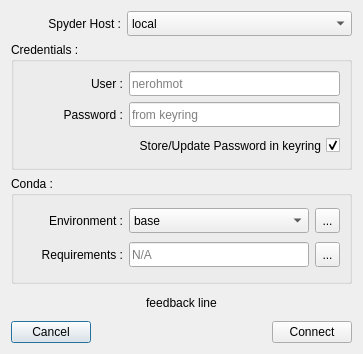
<?xml version="1.0" encoding="UTF-8"?>
<ui version="4.0">
 <class>Dialog</class>
 <widget class="QDialog" name="Dialog">
  <property name="geometry">
   <rect>
    <x>0</x>
    <y>0</y>
    <width>356</width>
    <height>354</height>
   </rect>
  </property>
  <property name="sizePolicy">
   <sizepolicy hsizetype="Preferred" vsizetype="Minimum">
    <horstretch>0</horstretch>
    <verstretch>0</verstretch>
   </sizepolicy>
  </property>
  <property name="minimumSize">
   <size>
    <width>0</width>
    <height>0</height>
   </size>
  </property>
  <property name="maximumSize">
   <size>
    <width>16777215</width>
    <height>16777215</height>
   </size>
  </property>
  <property name="windowTitle">
   <string>Dialog</string>
  </property>
  <layout class="QVBoxLayout" name="verticalLayout_3">
   <item>
    <layout class="QHBoxLayout" name="horizontalLayout">
     <item>
      <widget class="QLabel" name="label">
       <property name="sizePolicy">
        <sizepolicy hsizetype="Fixed" vsizetype="Fixed">
         <horstretch>0</horstretch>
         <verstretch>0</verstretch>
        </sizepolicy>
       </property>
       <property name="minimumSize">
        <size>
         <width>110</width>
         <height>25</height>
        </size>
       </property>
       <property name="maximumSize">
        <size>
         <width>110</width>
         <height>25</height>
        </size>
       </property>
       <property name="text">
        <string>Spyder Host :</string>
       </property>
       <property name="alignment">
        <set>Qt::AlignRight|Qt::AlignTrailing|Qt::AlignVCenter</set>
       </property>
      </widget>
     </item>
     <item>
      <widget class="QComboBox" name="spyderHosts">
       <property name="sizePolicy">
        <sizepolicy hsizetype="MinimumExpanding" vsizetype="Fixed">
         <horstretch>0</horstretch>
         <verstretch>25</verstretch>
        </sizepolicy>
       </property>
       <property name="minimumSize">
        <size>
         <width>180</width>
         <height>25</height>
        </size>
       </property>
       <item>
        <property name="text">
         <string>local</string>
        </property>
       </item>
       <item>
        <property name="text">
         <string>Carlos' Mac Book pro</string>
        </property>
       </item>
       <item>
        <property name="text">
         <string>Ralf's Server</string>
        </property>
       </item>
       <item>
        <property name="text">
         <string>Gonzalo's Raspberry Pi</string>
        </property>
       </item>
       <item>
        <property name="text">
         <string>Tom's MiniSCT</string>
        </property>
       </item>
      </widget>
     </item>
    </layout>
   </item>
   <item>
    <widget class="QGroupBox" name="credentials">
     <property name="sizePolicy">
      <sizepolicy hsizetype="MinimumExpanding" vsizetype="Minimum">
       <horstretch>0</horstretch>
       <verstretch>0</verstretch>
      </sizepolicy>
     </property>
     <property name="title">
      <string>Credentials :</string>
     </property>
     <layout class="QVBoxLayout" name="verticalLayout">
      <item>
       <layout class="QHBoxLayout" name="horizontalLayout_3">
        <item>
         <widget class="QLabel" name="label_4">
          <property name="sizePolicy">
           <sizepolicy hsizetype="Fixed" vsizetype="Fixed">
            <horstretch>0</horstretch>
            <verstretch>0</verstretch>
           </sizepolicy>
          </property>
          <property name="minimumSize">
           <size>
            <width>100</width>
            <height>25</height>
           </size>
          </property>
          <property name="maximumSize">
           <size>
            <width>100</width>
            <height>25</height>
           </size>
          </property>
          <property name="text">
           <string>User :</string>
          </property>
          <property name="alignment">
           <set>Qt::AlignRight|Qt::AlignTrailing|Qt::AlignVCenter</set>
          </property>
         </widget>
        </item>
        <item>
         <widget class="QLineEdit" name="user">
          <property name="sizePolicy">
           <sizepolicy hsizetype="MinimumExpanding" vsizetype="Fixed">
            <horstretch>0</horstretch>
            <verstretch>0</verstretch>
           </sizepolicy>
          </property>
          <property name="minimumSize">
           <size>
            <width>160</width>
            <height>25</height>
           </size>
          </property>
          <property name="maximumSize">
           <size>
            <width>16777215</width>
            <height>25</height>
           </size>
          </property>
          <property name="placeholderText">
           <string>nerohmot</string>
          </property>
          <property name="clearButtonEnabled">
           <bool>true</bool>
          </property>
         </widget>
        </item>
       </layout>
      </item>
      <item>
       <layout class="QHBoxLayout" name="horizontalLayout_4">
        <item>
         <widget class="QLabel" name="label_5">
          <property name="sizePolicy">
           <sizepolicy hsizetype="Fixed" vsizetype="Fixed">
            <horstretch>0</horstretch>
            <verstretch>0</verstretch>
           </sizepolicy>
          </property>
          <property name="minimumSize">
           <size>
            <width>100</width>
            <height>25</height>
           </size>
          </property>
          <property name="maximumSize">
           <size>
            <width>100</width>
            <height>25</height>
           </size>
          </property>
          <property name="text">
           <string>Password :</string>
          </property>
          <property name="alignment">
           <set>Qt::AlignRight|Qt::AlignTrailing|Qt::AlignVCenter</set>
          </property>
         </widget>
        </item>
        <item>
         <widget class="QLineEdit" name="password">
          <property name="sizePolicy">
           <sizepolicy hsizetype="MinimumExpanding" vsizetype="Fixed">
            <horstretch>0</horstretch>
            <verstretch>0</verstretch>
           </sizepolicy>
          </property>
          <property name="minimumSize">
           <size>
            <width>160</width>
            <height>25</height>
           </size>
          </property>
          <property name="maximumSize">
           <size>
            <width>16777215</width>
            <height>25</height>
           </size>
          </property>
          <property name="placeholderText">
           <string>from keyring</string>
          </property>
          <property name="clearButtonEnabled">
           <bool>true</bool>
          </property>
         </widget>
        </item>
       </layout>
      </item>
      <item>
       <widget class="QCheckBox" name="checkBox">
        <property name="sizePolicy">
         <sizepolicy hsizetype="Expanding" vsizetype="Fixed">
          <horstretch>0</horstretch>
          <verstretch>0</verstretch>
         </sizepolicy>
        </property>
        <property name="minimumSize">
         <size>
          <width>0</width>
          <height>25</height>
         </size>
        </property>
        <property name="maximumSize">
         <size>
          <width>16777215</width>
          <height>25</height>
         </size>
        </property>
        <property name="layoutDirection">
         <enum>Qt::RightToLeft</enum>
        </property>
        <property name="text">
         <string>Store/Update Password in keyring</string>
        </property>
        <property name="checked">
         <bool>true</bool>
        </property>
       </widget>
      </item>
     </layout>
    </widget>
   </item>
   <item>
    <widget class="QGroupBox" name="groupBox">
     <property name="title">
      <string>Conda :</string>
     </property>
     <layout class="QVBoxLayout" name="verticalLayout_2">
      <item>
       <layout class="QHBoxLayout" name="horizontalLayout_2">
        <item>
         <widget class="QLabel" name="label_2">
          <property name="sizePolicy">
           <sizepolicy hsizetype="Fixed" vsizetype="Fixed">
            <horstretch>0</horstretch>
            <verstretch>0</verstretch>
           </sizepolicy>
          </property>
          <property name="minimumSize">
           <size>
            <width>100</width>
            <height>25</height>
           </size>
          </property>
          <property name="maximumSize">
           <size>
            <width>100</width>
            <height>25</height>
           </size>
          </property>
          <property name="text">
           <string>Environment :</string>
          </property>
          <property name="alignment">
           <set>Qt::AlignRight|Qt::AlignTrailing|Qt::AlignVCenter</set>
          </property>
         </widget>
        </item>
        <item>
         <widget class="QComboBox" name="condaEnvironments">
          <property name="sizePolicy">
           <sizepolicy hsizetype="MinimumExpanding" vsizetype="Fixed">
            <horstretch>0</horstretch>
            <verstretch>25</verstretch>
           </sizepolicy>
          </property>
          <property name="minimumSize">
           <size>
            <width>180</width>
            <height>25</height>
           </size>
          </property>
          <item>
           <property name="text">
            <string>base</string>
           </property>
          </item>
          <item>
           <property name="text">
            <string>anaconda3</string>
           </property>
          </item>
          <item>
           <property name="text">
            <string>_spyder_</string>
           </property>
          </item>
          <item>
           <property name="text">
            <string>MiniSCT</string>
           </property>
          </item>
          <item>
           <property name="text">
            <string>RPI</string>
           </property>
          </item>
         </widget>
        </item>
        <item>
         <widget class="QToolButton" name="manageCondaEnvironment">
          <property name="minimumSize">
           <size>
            <width>25</width>
            <height>25</height>
           </size>
          </property>
          <property name="maximumSize">
           <size>
            <width>25</width>
            <height>25</height>
           </size>
          </property>
          <property name="text">
           <string>...</string>
          </property>
         </widget>
        </item>
       </layout>
      </item>
      <item>
       <layout class="QHBoxLayout" name="horizontalLayout_7">
        <item>
         <widget class="QLabel" name="label_6">
          <property name="sizePolicy">
           <sizepolicy hsizetype="Fixed" vsizetype="Fixed">
            <horstretch>0</horstretch>
            <verstretch>0</verstretch>
           </sizepolicy>
          </property>
          <property name="minimumSize">
           <size>
            <width>100</width>
            <height>25</height>
           </size>
          </property>
          <property name="maximumSize">
           <size>
            <width>100</width>
            <height>25</height>
           </size>
          </property>
          <property name="text">
           <string>Requirements :</string>
          </property>
          <property name="alignment">
           <set>Qt::AlignRight|Qt::AlignTrailing|Qt::AlignVCenter</set>
          </property>
         </widget>
        </item>
        <item>
         <widget class="QLineEdit" name="lineEdit">
          <property name="sizePolicy">
           <sizepolicy hsizetype="MinimumExpanding" vsizetype="Fixed">
            <horstretch>0</horstretch>
            <verstretch>0</verstretch>
           </sizepolicy>
          </property>
          <property name="minimumSize">
           <size>
            <width>180</width>
            <height>25</height>
           </size>
          </property>
          <property name="maximumSize">
           <size>
            <width>16777215</width>
            <height>25</height>
           </size>
          </property>
          <property name="placeholderText">
           <string>N/A</string>
          </property>
          <property name="clearButtonEnabled">
           <bool>true</bool>
          </property>
         </widget>
        </item>
        <item>
         <widget class="QToolButton" name="findRequirements">
          <property name="minimumSize">
           <size>
            <width>25</width>
            <height>25</height>
           </size>
          </property>
          <property name="maximumSize">
           <size>
            <width>25</width>
            <height>25</height>
           </size>
          </property>
          <property name="text">
           <string>...</string>
          </property>
         </widget>
        </item>
       </layout>
      </item>
     </layout>
    </widget>
   </item>
   <item>
    <widget class="QLabel" name="feedback">
     <property name="sizePolicy">
      <sizepolicy hsizetype="Preferred" vsizetype="Fixed">
       <horstretch>0</horstretch>
       <verstretch>0</verstretch>
      </sizepolicy>
     </property>
     <property name="minimumSize">
      <size>
       <width>0</width>
       <height>25</height>
      </size>
     </property>
     <property name="maximumSize">
      <size>
       <width>16777215</width>
       <height>25</height>
      </size>
     </property>
     <property name="text">
      <string>feedback line</string>
     </property>
     <property name="alignment">
      <set>Qt::AlignCenter</set>
     </property>
    </widget>
   </item>
   <item>
    <layout class="QHBoxLayout" name="horizontalLayout_5">
     <item>
      <widget class="QPushButton" name="cancelButton">
       <property name="text">
        <string>Cancel</string>
       </property>
      </widget>
     </item>
     <item>
      <spacer name="horizontalSpacer">
       <property name="orientation">
        <enum>Qt::Horizontal</enum>
       </property>
       <property name="sizeHint" stdset="0">
        <size>
         <width>40</width>
         <height>20</height>
        </size>
       </property>
      </spacer>
     </item>
     <item>
      <widget class="QPushButton" name="connectButton">
       <property name="text">
        <string>Connect</string>
       </property>
      </widget>
     </item>
    </layout>
   </item>
  </layout>
 </widget>
 <resources/>
 <connections/>
</ui>
